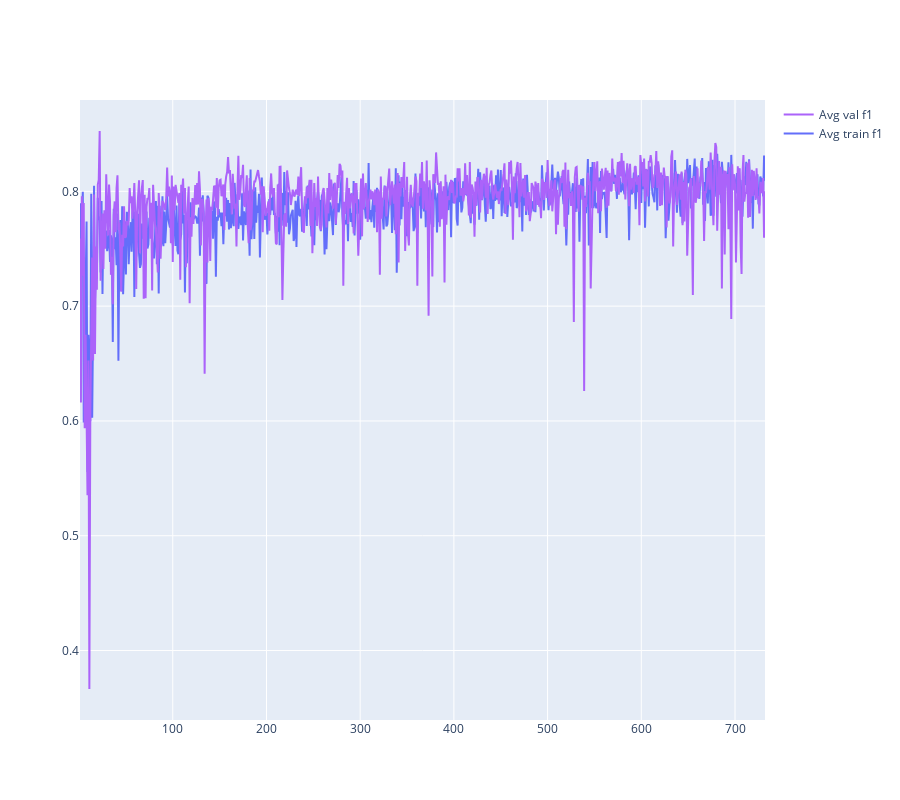

The notebook cell this image was saved under:
### Code cell
avg_plot("f1")

### Figure 1 — Plotly figure (JSON) as saved in the notebook; plotly's stock layout.template omitted (floating-point values rounded to 4 significant figures; data arrays with more than 128 entries replaced by an {"elided": "..."} marker saying what was removed)
{"data": [{"mode": "lines", "name": "Avg train f1", "type": "scatter", "x": {"elided": "732 int values"}, "y": {"elided": "732 float values"}}, {"line": {"width": 0}, "marker": {"color": "blue"}, "name": "trainupper bound", "showlegend": false, "type": "scatter", "x": {"elided": "732 int values"}, "y": {"elided": "732 null values"}}, {"fill": "tonexty", "line": {"width": 0}, "marker": {"color": "blue"}, "name": "trainlower bound", "showlegend": false, "type": "scatter", "x": {"elided": "732 int values"}, "y": {"elided": "732 null values"}}, {"mode": "lines", "name": "Avg val f1", "type": "scatter", "x": {"elided": "732 int values"}, "y": {"elided": "732 float values"}}, {"line": {"width": 0}, "marker": {"color": "red"}, "name": "valupper bound", "showlegend": false, "type": "scatter", "x": {"elided": "732 int values"}, "y": {"elided": "732 null values"}}, {"fill": "tonexty", "line": {"width": 0}, "marker": {"color": "red"}, "name": "vallower bound", "showlegend": false, "type": "scatter", "x": {"elided": "732 int values"}, "y": {"elided": "732 null values"}}], "layout": {"height": 800, "hovermode": "x"}}
